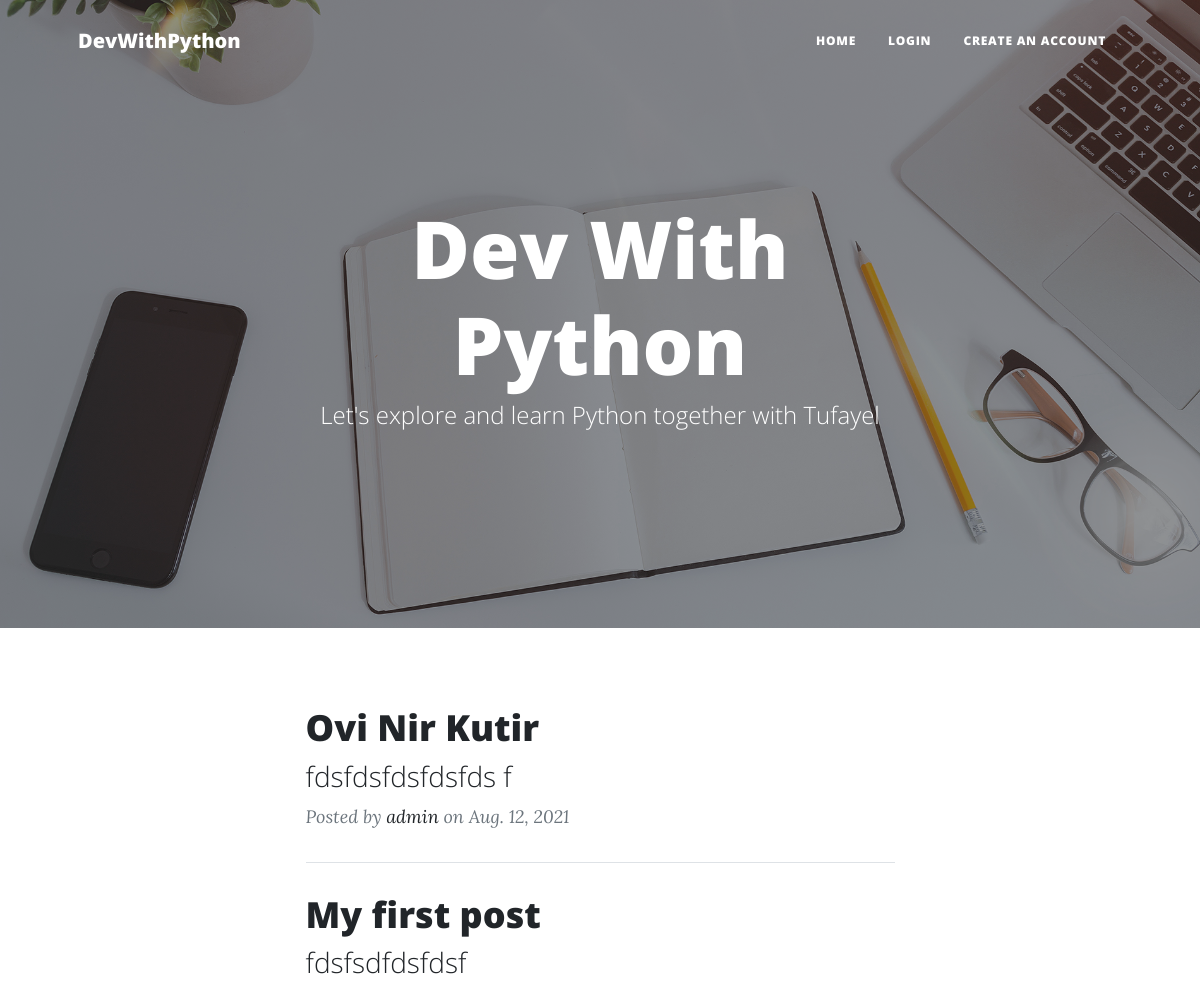
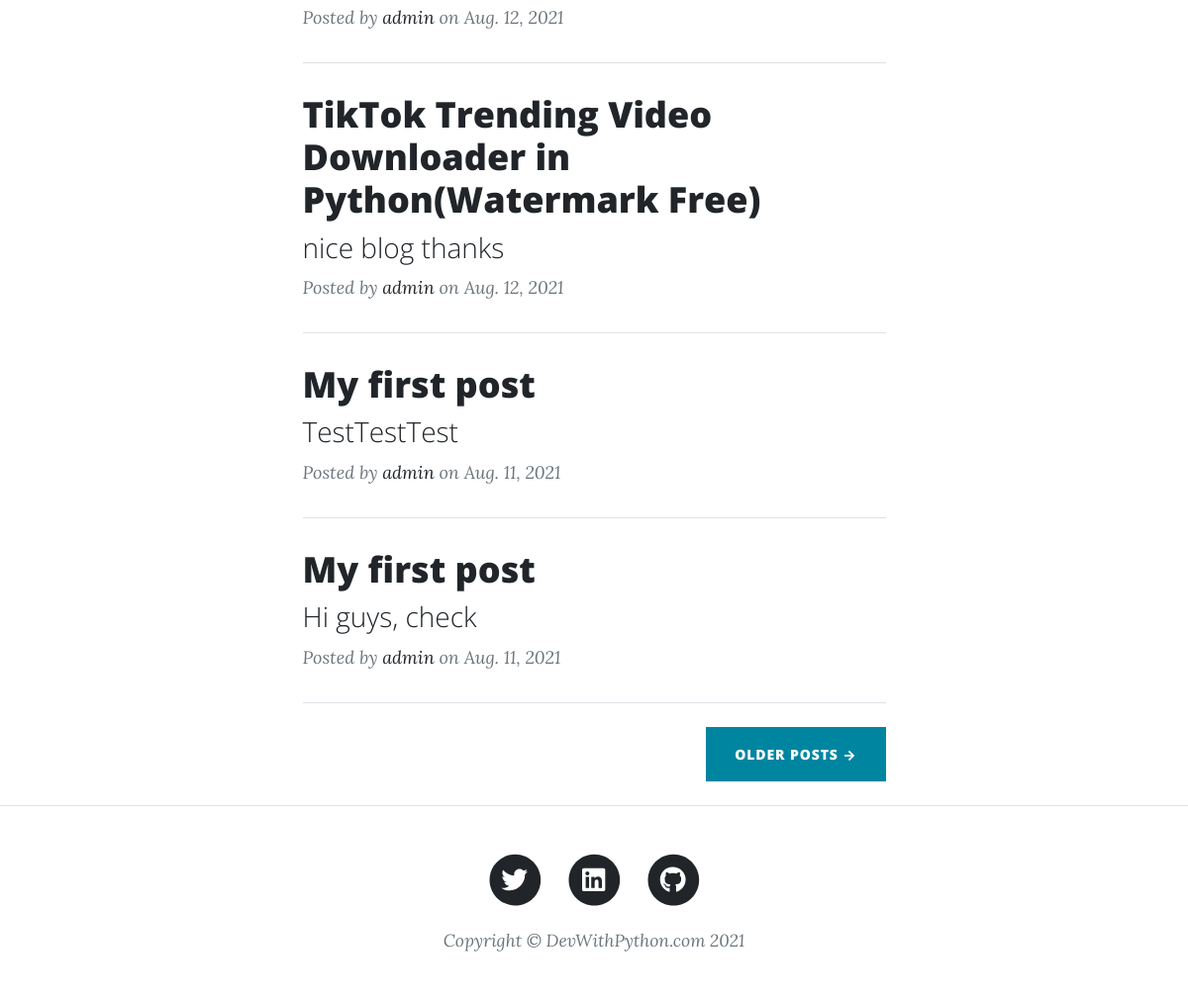
The app's page /, older data (2 pictures, top to bottom).
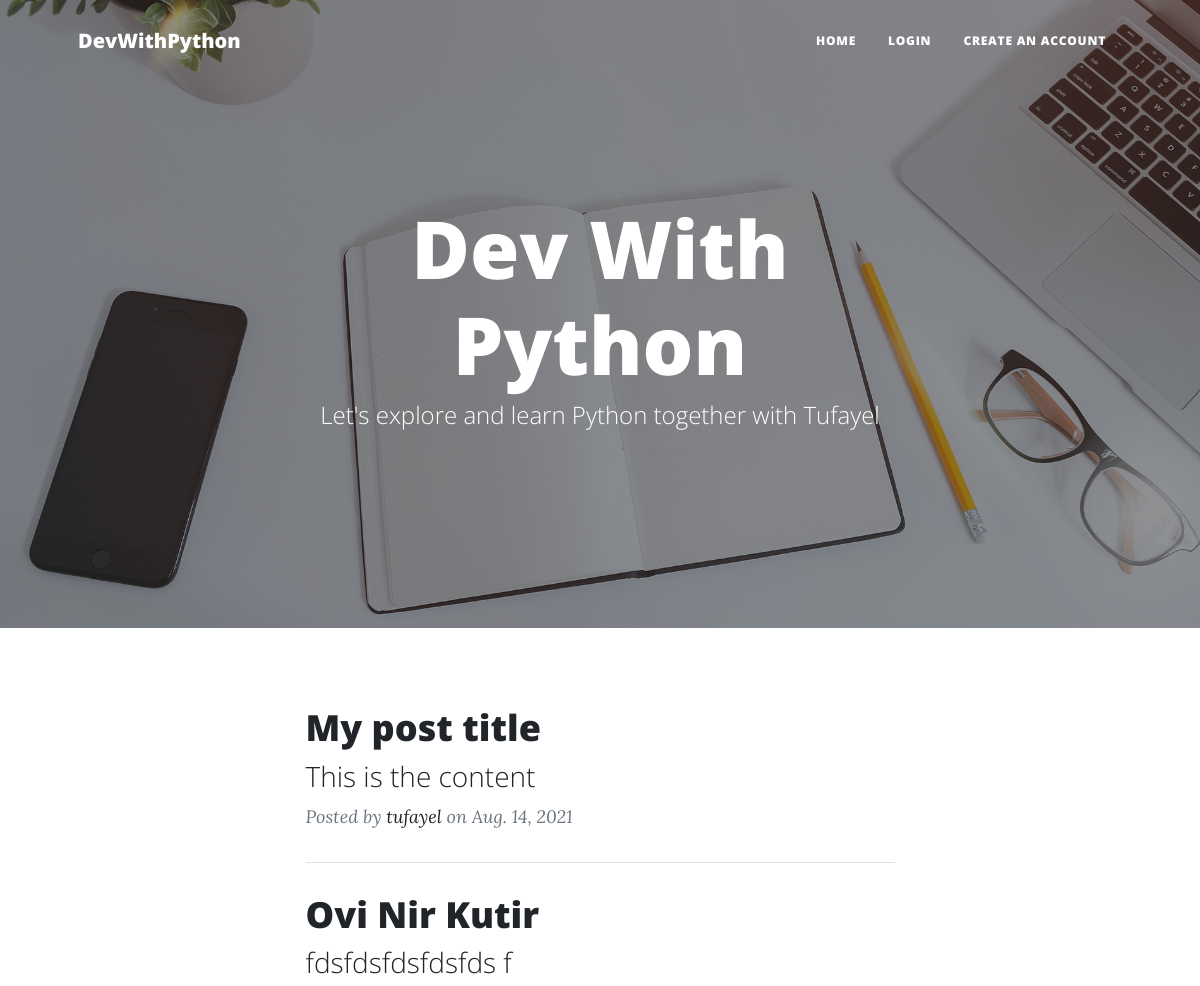
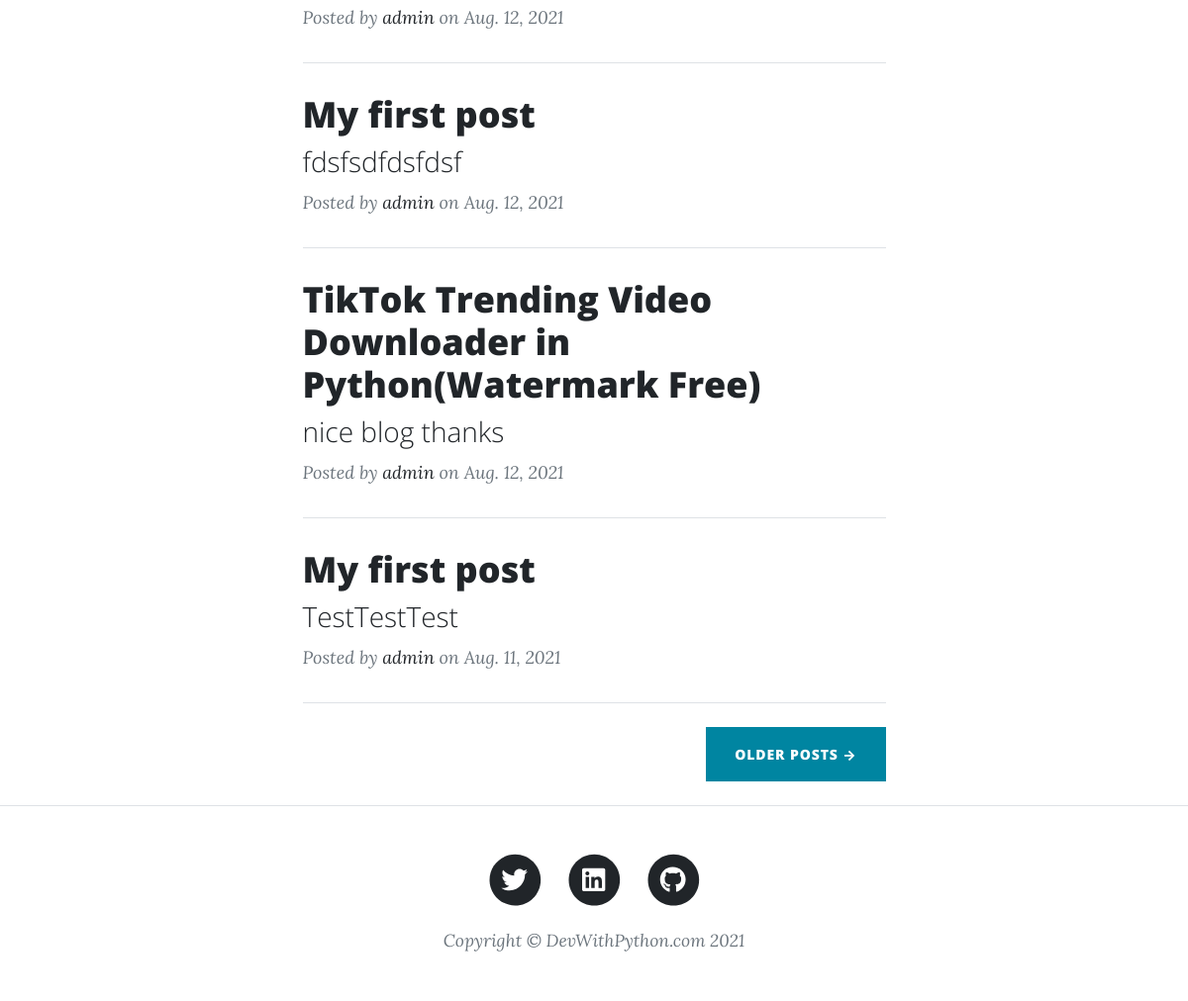
The same page, newer data (2 pictures, top to bottom).
### home/models.py (models this page shows, shortened)
class BlogPost(models.Model):
    blog_slug = models.CharField(max_length=100, default='')
    blog_title = models.CharField(max_length=100)
    blog_text = models.TextField(max_length=1024280)
    blog_owner = models.CharField(max_length=15)
    post_time = models.DateField(default=django.utils.timezone.now)

### home/views.py (the view)
# urls.py: path('', views.index, name='home'),
def index(request):
    all_posts = BlogPost.objects.all()[::-1][:5]
    context = {
        'posts': all_posts
    }
    return render(request, 'index.html', context)

### templates/index.html (shortened to what this page needs)
<!DOCTYPE html>
<html lang="en">
<head>
  <link href="/static/css/styles.css" rel="stylesheet" />
</head>
<body>
  <nav class="navbar navbar-expand-lg navbar-light" id="mainNav">
    <div class="container px-4 px-lg-5">
      <a class="navbar-brand" href="/">DevWithPython</a>
      <div class="collapse navbar-collapse" id="navbarResponsive">
        <ul class="navbar-nav ms-auto py-4 py-lg-0">
          <li class="nav-item">
            <a class="nav-link px-lg-3 py-3 py-lg-4" href="/">Home</a>
          </li>
          {% if request.user.is_anonymous %}
          <li class="nav-item">
            <a class="nav-link px-lg-3 py-3 py-lg-4" href="/login">Login</a>
          </li>
          <li class="nav-item">
            <a class="nav-link px-lg-3 py-3 py-lg-4" href="/signup">Create An Account</a>
          </li>
          {% endif %}
        </ul>
      </div>
    </div>
  </nav>
  <header class="masthead" style="background-image: url('/static/assets/img/home-bg.jpg')">
    <div class="container position-relative px-4 px-lg-5">
      <div class="row gx-4 gx-lg-5 justify-content-center">
        <div class="col-md-10 col-lg-8 col-xl-7">
          <div class="site-heading">
            <h1>Dev With Python</h1>
            <span class="subheading">Let's explore and learn Python together with Tufayel</span>
          </div>
        </div>
      </div>
    </div>
  </header>
  <div class="container px-4 px-lg-5">
    <div class="row gx-4 gx-lg-5 justify-content-center">
      <div class="col-md-10 col-lg-8 col-xl-7">
        {% for post in posts %}
        <div class="post-preview">
          <a href="/{{ post.blog_slug }}">
            <h2 class="post-title">{{ post.blog_title }}</h2>
            <h3 class="post-subtitle">
              {% autoescape on %}
              {{ post.blog_text|truncatechars:50|striptags }}
              {% endautoescape %}
            </h3>
          </a>
          <p class="post-meta">
            Posted by
            <a href="#!">{{ post.blog_owner }}</a>
            on {{ post.post_time }}
          </p>
        </div>
        <hr class="my-4" />
        {% empty %}
        <p>No more blog post is published yet. Keep checking to see posts as soon as they are published</p>
        {% endfor %}
        <div class="d-flex justify-content-end mb-4">
          {% if next_archive_id is None %}
          <a class="btn btn-primary text-uppercase" href="/archive/1">Older Posts →</a>
          {% else %}
          <a class="btn btn-primary text-uppercase" href="/archive/{{ next_archive_id }}">Older Posts →</a>
          {% endif %}
        </div>
      </div>
    </div>
  </div>
  <footer class="border-top">
    <div class="container px-4 px-lg-5">
      <div class="row gx-4 gx-lg-5 justify-content-center">
        <div class="col-md-10 col-lg-8 col-xl-7">
          <ul class="list-inline text-center">
            <li class="list-inline-item">
              <a href="https://twitter.com/cse_tufayel">
                <span class="fa-stack fa-lg">
                  <i class="fas fa-circle fa-stack-2x"></i>
                  <i class="fab fa-twitter fa-stack-1x fa-inverse"></i>
                </span>
              </a>
            </li>
            <li class="list-inline-item">
              <a href="https://www.linkedin.com/in/tufayel-ahmed-cse/">
                <span class="fa-stack fa-lg">
                  <i class="fas fa-circle fa-stack-2x"></i>
                  <i class="fab fa-linkedin fa-stack-1x fa-inverse"></i>
                </span>
              </a>
            </li>
            <li class="list-inline-item">
              <a href="https://github.com/TufayelLUS">
                <span class="fa-stack fa-lg">
                  <i class="fas fa-circle fa-stack-2x"></i>
                  <i class="fab fa-github fa-stack-1x fa-inverse"></i>
                </span>
              </a>
            </li>
          </ul>
          <div class="small text-center text-muted fst-italic">
            Copyright &copy; DevWithPython.com {% now "Y" %}
          </div>
        </div>
      </div>
    </div>
  </footer>
</body>
</html>

Row changes from the older to the newer data that the page shows:
no longer on this page (row unchanged): BlogPost: blog_title "My first post", blog_text "Hi guys, check", blog_owner "admin", post_time "Aug. 11, 2021"
added BlogPost: blog_title "My post title", blog_text "This is the content", blog_owner "tufayel", post_time "Aug. 14, 2021"
